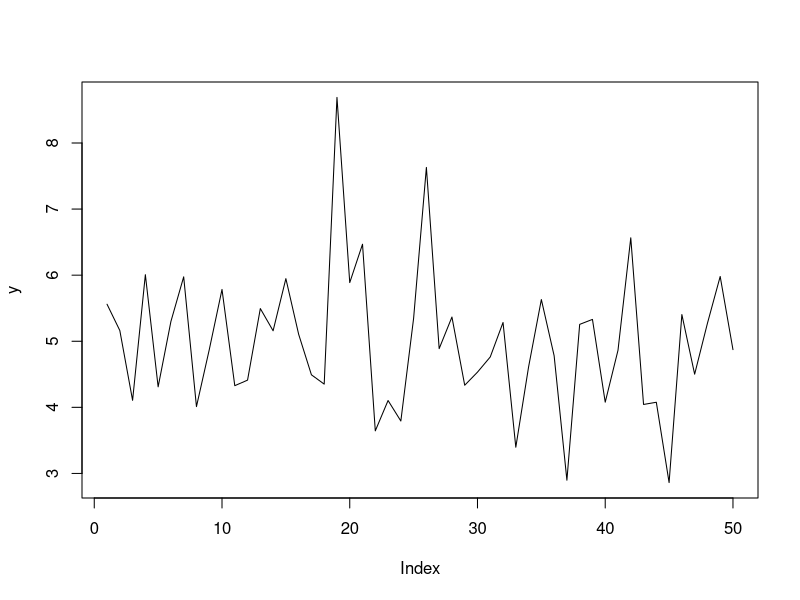

Generate this figure with R: (Note: this script raises an error after producing the figure.)
#####################################################################
#
#  The program implements Algorithm 1: a Metropolis Hastings within Gibbs algorithm
#  for the mean of a student-t data model with the 'standard' 
#  noninformative prior proporitonal to 1/sigma
#
#  Code written by Catherine Forbes (let me know if you spot any errors!)
#
#######################################################################

# Generate some iid data y = mu + sig*eps where eps is standardised student-t(5)
set.seed(23395710)

mutrue <- 5
sigtrue <- 1
psitrue <- 5
lam<-sqrt((psitrue-2)/psitrue)
nobs<-50
eps<-rt(n=nobs,df=psitrue)*lam
y<-mutrue+sigtrue*eps

# take a look at the data just generated
par(mfrow=c(1,1))
plot(y,type="l")

# Plot a kernel density estimate
savepdf("Data_K_Est")
m <- ggplot(as.data.frame(y),aes(x=y))
m + geom_density(aes(colour="y",fill="y"),alpha=0.4) + ggtitle("Estimated Density of Data")+theme(legend.position="none")
dev.off()

# Print summary statistics as latex code
y.out <- lm(y~1)
summary(y.out)

# set up all functions needed for Algorithm 1

logpkernel.f = function(y_in, mu_in, sig_in, psi_in){
  
  # this function produces the log of equation (4) on slide 32
  
  T = length(y_in) 
  logkernel = -(T+1)*log(sig_in) # a scalar
  terms = -0.5*(psi_in+1)*log(1+(((y_in - mu_in)/sig_in)^2)/(psi_in-2))   # a vector
  
 out = logkernel+sum(terms)   # a scalar
 return(out)
}

IG.f = function(sigin, vin, sigsqhatin){
  
  # this is essential the "Gael_dens_IG.f" function
  # it computes the value of the pdf of the IG(vin,sigsqhatin) distribution
  # at each value of the variate 'sigin'
  
  out = (2/gamma(vin/2))*((vin*sigsqhatin/2)^(vin/2))*exp(-vin*sigsqhatin/(2*sigin^2))/(sigin^(vin+1))
  return(out)
}

mu_MH.f = function(mu_last, sig_in, y_in, psi_in){
  
  # this function completes an MH step for the full conditional of mu
  # see notes slide 32
  
  # create data summaries needed for normal candidate distribution
  ybar = mean(y_in)
  sy = sd(y_in)
  T = length(y_in)
  
  mu_c = rnorm(1,mean=ybar,sd=(sy/sqrt(T))) #candidate draw
  
  # calculate the MH ratio, using logs for stability
  logalpha = logpkernel.f(y_in, mu_c, sig_in, psi_in) 
  logalpha = logalpha - logpkernel.f(y_in, mu_last, sig_in, psi_in)
  logalpha = logalpha - log(dnorm(mu_c, mean = ybar, sd = (sy/sqrt(T)))) 
  logalpha = logalpha + log(dnorm(mu_last, mean = ybar, sd = (sy/sqrt(T))))
  
  alpha = min(1, exp(logalpha))
   
  # choose between the candidate mu and the mu from the previous iteration
  if(alpha==1){
    out = mu_c
  } else if (runif(1,0,1)<=alpha){
    out = mu_c
  } else
    out = mu_last
  
return(out)

}


sig_MH.f = function(mu_in, sig_last, y_in, psi_in){
  
  # this function completes an MH step for the full conditional of sig
  # see slide 32
  
  # create data summaries needed for IG candidate distribution
  # see, for example, slide 17
  
  T = length(y_in)
  sighatsq = sum((y_in - mu_in)^2)/T
  
  sig_shape = T/2
  sig_scale = T*sighatsq/2
    
  sig_c = 1/sqrt(rgamma(1,shape=sig_shape,rate = sig_scale))  #candidate draw
  
  # calculate the MH ratio, using logs for stability
  logalpha = logpkernel.f(y_in, mu_in, sig_c, psi_in) 
  logalpha = logalpha - logpkernel.f(y_in, mu_in, sig_last, psi_in)
  logalpha = logalpha - log(IG.f(sig_c, T, sighatsq))
  logalpha = logalpha + log(IG.f(sig_last, T, sighatsq))
  
  alpha = min(1, exp(logalpha))
  
  # choose between the candidate sig and the sig from the previous iteration
  if(alpha==1){
    out = sig_c
    
  } else if (runif(1,0,1)<=alpha){
    out = sig_c
    
  } else
    out = sig_last
    
  return(out)
  
}


### Algorithm 1 (MH using normal data full conditionals as candidate)

# define number of desired iterations
B = 100 # burn-in draws
NG = 1000 # retained draws

# fix psi to its true value
psi = psitrue

# set up storage for MCMC draws
MHGibbs = matrix(c(0),nrow=(B+NG),ncol=2)

# initialise MCMC
MHGibbs[1,] = c(mean(y),sd(y))

# run the MH within Gibbs scheme!
for(iter in 2:(B+NG)){
  # sample mu
  MHGibbs[iter,1] = mu_MH.f(MHGibbs[(iter-1),1], MHGibbs[(iter-1),2], y, psi)

  # sample sigma
  MHGibbs[iter,2] = sig_MH.f(MHGibbs[iter,1], MHGibbs[(iter-1),2], y, psi)
}

## ggplot of MCMC
mu_draws <- MHGibbs[,1]
sigma_draws <- MHGibbs[,2]
draw.num <- c(1:nrow(MHGibbs))

plot1 <- ggplot(data.frame(mu_draws,sigma_draws,draw.num),aes(x=draw.num,y=mu_draws))+geom_line(color="red")+labs(y=expression(paste(mu, " iterates")),x="Iterations")+ggtitle("Iterates from Algorithm 1 for Student t data problem")+geom_vline(xintercept=B,colour="green")
plot2 <- ggplot(data.frame(mu_draws,sigma_draws,draw.num),aes(x=draw.num,y=sigma_draws))+geom_line(color="blue")+labs(x="Iteratations",y=expression(paste(sigma, " iterates")))+geom_vline(xintercept=B,colour="green")

savepdf("Algorithm_1")
grid.arrange(plot1,plot2)
dev.off()






